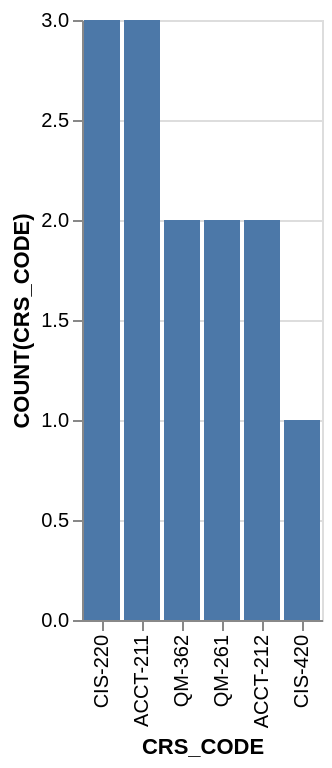

Vega-Lite specification for this chart:
### Vega-Lite specification from a JSON file in a GitHub repository (floating-point values rounded to 4 significant figures)
{"data": {"values": [{"x_data": "CIS-220", "y_data": 3}, {"x_data": "ACCT-211", "y_data": 3}, {"x_data": "QM-362", "y_data": 2}, {"x_data": "QM-261", "y_data": 2}, {"x_data": "ACCT-212", "y_data": 2}, {"x_data": "CIS-420", "y_data": 1}]}, "mark": "bar", "encoding": {"x": {"field": "x_data", "type": "nominal", "title": "CRS_CODE", "sort": {"op": "sum", "field": "y_data", "order": "descending"}}, "y": {"field": "y_data", "type": "quantitative", "title": "COUNT(CRS_CODE)"}}}
